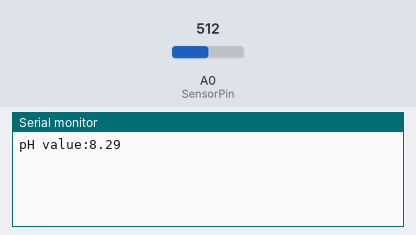
Simulated run of this sketch. Board: Arduino Uno, built with avr-gcc and run on an emulated ATmega328P. On the bench: the last lines printed to the serial monitor. The inputs (shaded band) are chosen by the test bench; at power-on: A0 (SensorPin) = 512.

Above: at 1.2 s.
1.3 s: A0 (SensorPin) set to 716
At 2.2 s:
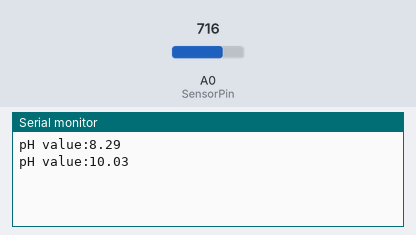
2.8 s: A0 (SensorPin) set to 900
At 3.9 s:
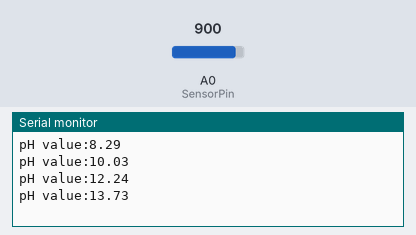
Timing chart, 0 to 5.8 s (numbered marks = the images above; inputs shaded):
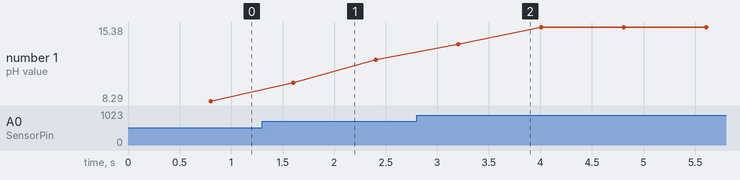

Measured:
- after the input at 1.3 s, the serial monitor: prints a new line after 0.30 s (image 1)
- after the input at 2.8 s, the serial monitor: prints a new line after 0.40 s (image 2)
- plotted number 1: 8.29 → 12.24 after the input at 1.3 s, 12.24 → 15.38 after the input at 2.8 s

The sketch:

PHSensor.ino
```cpp
#define SensorPin A0
#define samplingInterval 20
#define printInterval 800
#define ArrayLenth  40
int pHArray[ArrayLenth];
int pHArrayIndex=0;
void setup()
{
  Serial.begin(9600);
}
void loop()
{
  static unsigned long samplingTime = millis();
  static unsigned long printTime = millis();
  static float pHValue,voltage;
  if(millis()-samplingTime > samplingInterval)
  {
      pHArray[pHArrayIndex++]=analogRead(SensorPin);
      if(pHArrayIndex==ArrayLenth)
      {
        pHArrayIndex=0;
      }
      voltage = avergearray(pHArray, ArrayLenth)*5.0/1024;

      pHValue = 3.5*voltage;

      samplingTime=millis();
  }
  if(millis() - printTime > printInterval)
  {
    Serial.print("pH value:");
    Serial.println(pHValue,2);
    printTime=millis();
  }
}
double avergearray(int* arr, int number)
{
  int i;
  int max,min;
  double avg;
  long amount=0;
  if(number<5)
  {
    for(i=0;i<number;i++){
      amount+=arr[i];
    }
    avg = amount/number;
    return avg;
  }
  else
  {
    if(arr[0]<arr[1])
    {
      min = arr[0];max=arr[1];
    }
    else
    {
      min=arr[1];max=arr[0];
    }
    for(i=2;i<number;i++)
    {
      if(arr[i]<min)
      {
        amount+=min;        //arr<min
        min=arr[i];
      }
      else {
        if(arr[i]>max)
        {
          amount+=max;    //arr>max
          max=arr[i];
        }
        else
        {
          amount+=arr[i]; //min<=arr<=max
        }
      }
    }
    avg = (double)amount/(number-2);
  }
  return avg;
}
```
